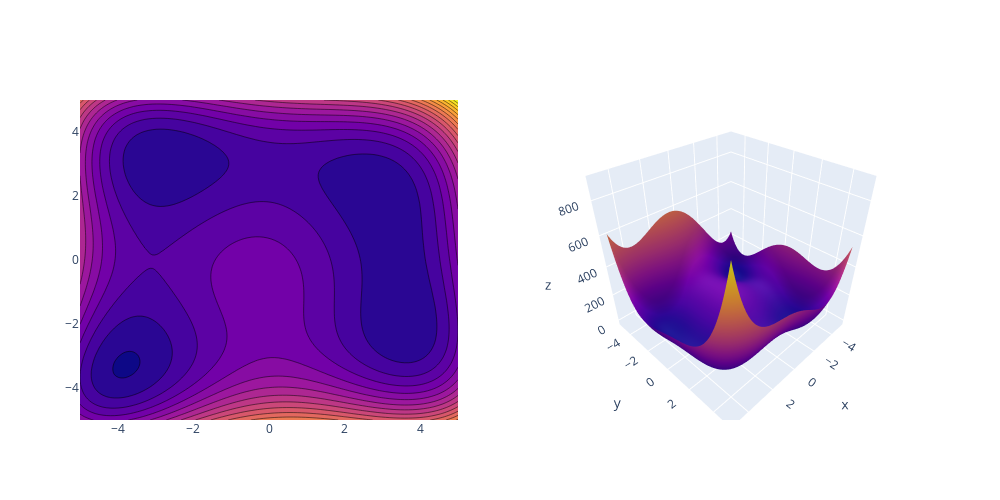

Notebook code cell kept with this figure:
### Code cell
def f(x):
    return (x[...,0]**2 + x[...,1] - 11) ** 2 + (x[...,0] + x[...,1]**2 - 7) ** 2 + x[...,0] + x[...,1]

x1 = torch.linspace(-5, 5, steps=100)
x2 = torch.linspace(-5, 5, steps=100)
x = torch.stack(torch.meshgrid(x1, x2, indexing="xy"), dim=2)

fig = make_subplots(rows=1, cols=2, specs=[[{"type": "xy"}, {"type": "surface"}]])
fig.add_trace(go.Contour(z=f(x), x=x1, y=x2, ncontours=25), row=1, col=1)
fig.add_trace(go.Surface(z=f(x), x=x1, y=x2), row=1, col=2)
fig.update_traces(showscale=False)
fig.update_layout(autosize=False, width=1000, height=500)
fig.show()
